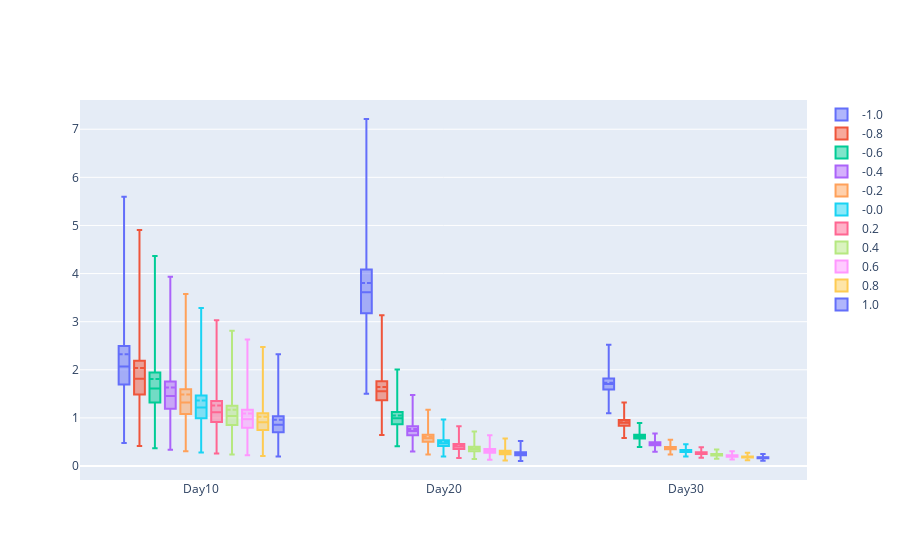

Notebook code for this chart:
### Code cell
# Sort results
all_intervals.sort_values(by=['Epsilon','Time Points'], inplace=True)

# Create list of names for x-axis and traces
group_name = ['Day10', 'Day20', 'Day30']

# Plot (box plot for inference)
fig = go.Figure()

for i in range(11):
    fig.add_trace(
        go.Box(
            mean=all_intervals.loc[all_intervals['Central Probability']==0]['Mean'][i*3:(i+1)*3],
            median=all_intervals.loc[all_intervals['Central Probability']==0]['Lower bound CI'][i*3:(i+1)*3],
            q1=all_intervals.loc[all_intervals['Central Probability']==0.25]['Lower bound CI'][i*3:(i+1)*3],
            q3=all_intervals.loc[all_intervals['Central Probability']==0.25]['Upper bound CI'][i*3:(i+1)*3],
            upperfence=all_intervals.loc[all_intervals['Central Probability']==0.95]['Upper bound CI'][i*3:(i+1)*3],
            lowerfence=all_intervals.loc[all_intervals['Central Probability']==0.95]['Lower bound CI'][i*3:(i+1)*3],
            x=group_name,
            name=str(round(epsilon_range[i],1))
        )
    )
fig.update_layout(boxmode='group')
fig.show()

### Figure 1 — Plotly figure (JSON) as saved in the notebook; plotly's stock layout.template omitted (floating-point values rounded to 4 significant figures)
{"data": [{"lowerfence": [0.4792, 1.501, 1.095], "mean": [2.322, 3.804, 1.731], "median": [2.069, 3.611, 1.703], "name": "-1.0", "q1": [1.695, 3.177, 1.591], "q3": [2.495, 4.084, 1.821], "type": "box", "upperfence": [5.594, 7.212, 2.522], "x": ["Day10", "Day20", "Day30"]}, {"lowerfence": [0.4186, 0.6444, 0.5804], "mean": [2.036, 1.643, 0.9113], "median": [1.815, 1.556, 0.8977], "name": "-0.8", "q1": [1.487, 1.368, 0.8395], "q3": [2.187, 1.762, 0.9586], "type": "box", "upperfence": [4.907, 3.134, 1.32], "x": ["Day10", "Day20", "Day30"]}, {"lowerfence": [0.3723, 0.4102, 0.3947], "mean": [1.81, 1.048, 0.6187], "median": [1.613, 0.9917, 0.6095], "name": "-0.6", "q1": [1.322, 0.8708, 0.5701], "q3": [1.944, 1.124, 0.651], "type": "box", "upperfence": [4.367, 2.005, 0.8948], "x": ["Day10", "Day20", "Day30"]}, {"lowerfence": [0.3372, 0.3015, 0.2987], "mean": [1.633, 0.7699, 0.4683], "median": [1.456, 0.7283, 0.4614], "name": "-0.4", "q1": [1.193, 0.6394, 0.4316], "q3": [1.755, 0.8253, 0.4928], "type": "box", "upperfence": [3.935, 1.476, 0.6769], "x": ["Day10", "Day20", "Day30"]}, {"lowerfence": [0.3052, 0.2377, 0.2402], "mean": [1.484, 0.6091, 0.3767], "median": [1.322, 0.576, 0.3712], "name": "-0.2", "q1": [1.083, 0.5058, 0.3472], "q3": [1.595, 0.6529, 0.3963], "type": "box", "upperfence": [3.577, 1.172, 0.545], "x": ["Day10", "Day20", "Day30"]}, {"lowerfence": [0.2802, 0.1961, 0.2009], "mean": [1.363, 0.5027, 0.3149], "median": [1.215, 0.4751, 0.3103], "name": "-0.0", "q1": [0.9952, 0.4172, 0.2903], "q3": [1.464, 0.5386, 0.3313], "type": "box", "upperfence": [3.284, 0.9663, 0.4554], "x": ["Day10", "Day20", "Day30"]}, {"lowerfence": [0.2593, 0.1668, 0.1728], "mean": [1.257, 0.4289, 0.2708], "median": [1.12, 0.4053, 0.2668], "name": "0.2", "q1": [0.9179, 0.3561, 0.2496], "q3": [1.351, 0.4594, 0.2849], "type": "box", "upperfence": [3.028, 0.8247, 0.3912], "x": ["Day10", "Day20", "Day30"]}, {"lowerfence": [0.2414, 0.1454, 0.1515], "mean": [1.168, 0.3737, 0.2374], "median": [1.04, 0.3531, 0.2339], "name": "0.4", "q1": [0.8524, 0.31, 0.2188], "q3": [1.255, 0.4002, 0.2498], "type": "box", "upperfence": [2.814, 0.7199, 0.3431], "x": ["Day10", "Day20", "Day30"]}, {"lowerfence": [0.2237, 0.1288, 0.1349], "mean": [1.091, 0.3309, 0.2114], "median": [0.9721, 0.3125, 0.2083], "name": "0.6", "q1": [0.7954, 0.2743, 0.1948], "q3": [1.172, 0.3543, 0.2224], "type": "box", "upperfence": [2.631, 0.6379, 0.3054], "x": ["Day10", "Day20", "Day30"]}, {"lowerfence": [0.211, 0.1158, 0.1215], "mean": [1.024, 0.2971, 0.1905], "median": [0.9116, 0.2807, 0.1877], "name": "0.8", "q1": [0.7473, 0.2464, 0.1756], "q3": [1.099, 0.3182, 0.2004], "type": "box", "upperfence": [2.474, 0.5725, 0.2753], "x": ["Day10", "Day20", "Day30"]}, {"lowerfence": [0.1975, 0.105, 0.1106], "mean": [0.9638, 0.2694, 0.1734], "median": [0.8586, 0.2544, 0.1708], "name": "1.0", "q1": [0.7039, 0.2233, 0.1597], "q3": [1.035, 0.2885, 0.1824], "type": "box", "upperfence": [2.325, 0.5191, 0.2504], "x": ["Day10", "Day20", "Day30"]}], "layout": {"boxmode": "group"}}
